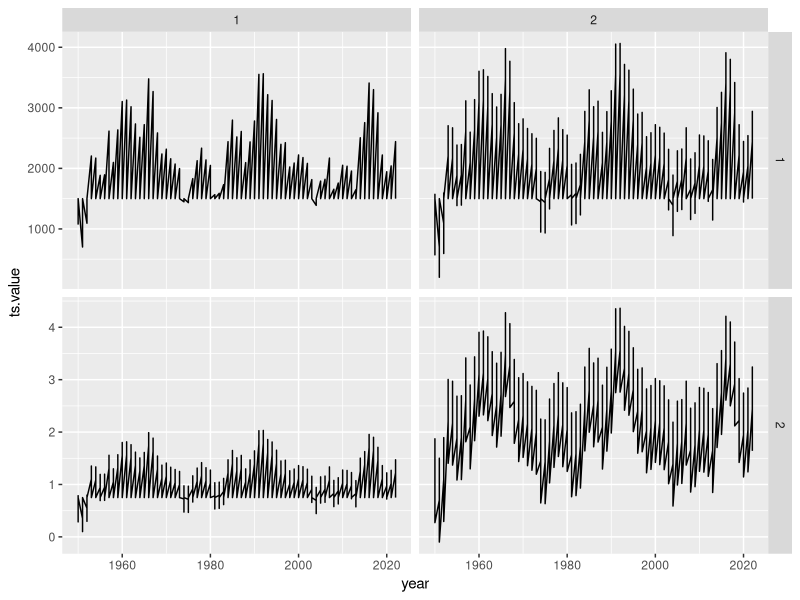
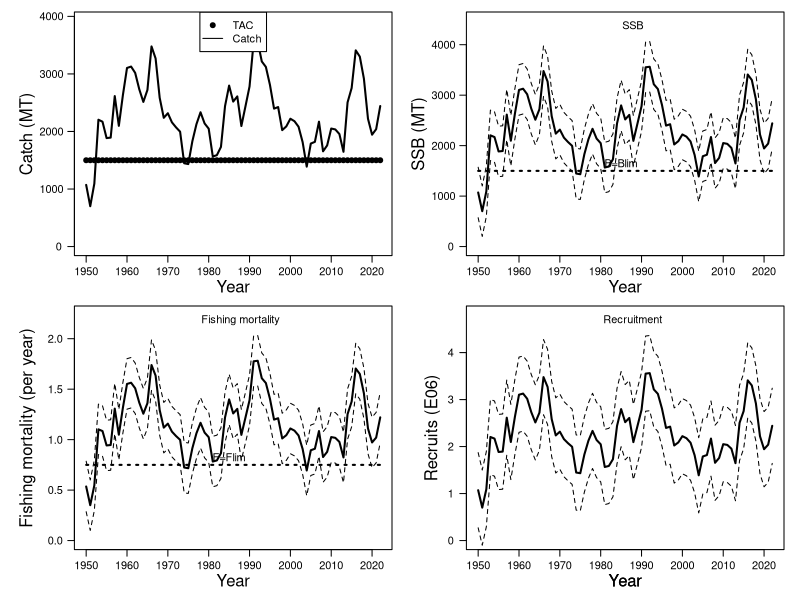

Here is the R script that generated these plots, in order:
##
## simulated outputs from a population model
##
## this simulated dataset will have all possible types of values for the proposed 4-panel template

## name of the 4 panels
categories <- c("Catch","SSB","Fishing","Recruitment")
years <- 1950:2022

set.seed(1234)
ts1 <- 2000 + (arima.sim(list(order = c(1,0,0), ar = 0.9), n = length(years))*400)
ts2 <- rep(1500, length(years))

sim.df <-
  rbind(
    data.frame(
      row.number=1,
      col.number=1,
      panel.category=rep(categories[1], length(years)*2),
      year=rep(years, 2),
      ts.name=rep(c("Catch-MT","TAC-MT"), each=length(years)),
      ts.value=c(ts1,ts2)
    ),
    data.frame(
      row.number=1,
      col.number=2,
      panel.category=rep(categories[2], length(years)*4),
      year=rep(years, 4),
      ts.name=rep(c("SSB-MT","SSBlow-MT","SSBhigh-MT","SSBlim-MT"), each=length(years)),
      ts.value=c(ts1,ts1+500, ts1-500, ts2)
    ),
    data.frame(
      row.number=2,
      col.number=1,
      panel.category=rep(categories[3], length(years)*4),
      year=rep(years, 4),
      ts.name=rep(c("F-1/yr","Flow-1/yr","Fhigh-1/yr","Flim-1/yr"), each=length(years)),
      ts.value=c(ts1/2000,(ts1+500)/2000, (ts1-500)/2000, ts2/2000)
    ),
    data.frame(
      row.number=2,
      col.number=2,
      panel.category=rep(categories[4], length(years)*3),
      year=rep(years, 3),
      ts.name=rep(c("R-E06","Rlow-E06","Rhigh-E06"), each=length(years)),
      ts.value=c(ts1/0.001,(ts1/0.001)+8E5, (ts1/0.001)-8E5)/1E6
    )
  )



library(ggplot2)

g <- ggplot(data=sim.df, aes(x=year, y=ts.value)) +
  facet_grid(rows=vars(row.number), cols=vars(col.number), scales="free") +
  geom_line()
g

four.panel.fct <- function(in.df){## in base R
mm <- matrix(c(rep(0,5),0,1,0,2,0,rep(0,5),0,3,0,4,0,rep(0,5)), nc=5, byrow = TRUE)
ll <- layout(mm, widths=c(0.06,0.43,0.06,0.43,0.02), heights=c(c(0.02,0.45,0.04,0.45,0.04))) # layout.show(ll)
par(mar=c(2,2,0,0))
# top-left panel
idx <- which(in.df$panel.category=="Catch")
yl <- c(0,max(in.df[idx,"ts.value"])*1.1)
idx <- which(in.df$panel.category=="Catch" & in.df$ts.name=="Catch-MT")
plot(ts.value~year, data=in.df[idx,], type='l', lwd=2, axes=FALSE, xlab="", ylab="", ylim=yl)
idx <- which(in.df$panel.category=="Catch" & in.df$ts.name=="TAC-MT")
points(ts.value~year, data=in.df[idx,], pch=19)

legend("top", c("TAC","Catch"), lty=c(0,1), pch=c(19,-1))
axis(side=1, padj=-0.5)
axis(side=2, las=1, hadj=0.9)
mtext(side=1, "Year", line=2)
mtext(side=2, "Catch (MT)", line=3)
box()

# top-right panel
idx <- which(in.df$panel.category=="SSB")
yl <- c(0,max(in.df[idx,"ts.value"])*1.1)
idx <- which(in.df$panel.category=="SSB" & in.df$ts.name=="SSB-MT")
plot(ts.value~year, data=in.df[idx,], type='l', lwd=2, axes=FALSE, xlab="", ylab="", ylim=yl)
idx <- which(in.df$panel.category=="SSB" & in.df$ts.name=="SSBlow-MT")
lines(ts.value~year, data=in.df[idx,], type='l', lty=2)
idx <- which(in.df$panel.category=="SSB" & in.df$ts.name=="SSBhigh-MT")
lines(ts.value~year, data=in.df[idx,], type='l', lty=2)
idx <- which(in.df$panel.category=="SSB" & in.df$ts.name=="SSBlim-MT")
lines(ts.value~year, data=in.df[idx,], type='l', lty=3, lwd=2)
text(years[floor(length(years)/2)], max(in.df[idx,"ts.value"])*1.1, "B=Blim")
axis(side=1, padj=-0.5)
axis(side=2, las=1, hadj=0.9)
mtext(side=1, "Year", line=2)
mtext(side=2, "SSB (MT)", line=3)
box()
legend("top", "SSB", bty="n")

## bottom-left panel
idx <- which(in.df$panel.category=="Fishing")
yl <- c(0,max(in.df[idx,"ts.value"])*1.1)
idx <- which(in.df$panel.category=="Fishing" & in.df$ts.name=="F-1/yr")
plot(ts.value~year, data=in.df[idx,], type='l', lwd=2, axes=FALSE, xlab="", ylab="", ylim=yl)
idx <- which(in.df$panel.category=="Fishing" & in.df$ts.name=="Flow-1/yr")
lines(ts.value~year, data=in.df[idx,], type='l', lty=2)
idx <- which(in.df$panel.category=="Fishing" & in.df$ts.name=="Fhigh-1/yr")
lines(ts.value~year, data=in.df[idx,], type='l', lty=2)
idx <- which(in.df$panel.category=="Fishing" & in.df$ts.name=="Flim-1/yr")
lines(ts.value~year, data=in.df[idx,], type='l', lty=3, lwd=2)
text(years[floor(length(years)/2)], max(in.df[idx,"ts.value"])*1.1, "F=Flim")
axis(side=1, padj=-0.5)
axis(side=2, las=1, hadj=0.9)
mtext(side=1, "Year", line=2)
mtext(side=2, "Fishing mortality (per year)", line=3)

box()
legend("top", "Fishing mortality", bty="n")

## bottom-right panel
idx <- which(in.df$panel.category=="Recruitment")
yl <- c(0,max(in.df[idx,"ts.value"])*1.1)
idx <- which(in.df$panel.category=="Recruitment" & in.df$ts.name=="R-E06")
plot(ts.value~year, data=in.df[idx,], type='l', lwd=2, axes=FALSE, xlab="", ylab="", ylim=yl)
idx <- which(in.df$panel.category=="Recruitment" & in.df$ts.name=="Rlow-E06")
lines(ts.value~year, data=in.df[idx,], type='l', lty=2)
idx <- which(in.df$panel.category=="Recruitment" & in.df$ts.name=="Rhigh-E06")
lines(ts.value~year, data=in.df[idx,], type='l', lty=2)
axis(side=1, padj=-0.5)
mtext(side=1, "Year", line=2)
axis(side=2, las=1, hadj=0.9)
mtext(side=1, "Year", line=2)
mtext(side=2, "Recruits (E06)", line=2)
box()
legend("top", "Recruitment", bty="n")

}

tiff.fn <- "CSAS-template-4-panel-figure-for-SAR.tiff"

tiff(tiff.fn, width=2000, height=2000, res=300, compression="lzw")
four.panel.fct(sim.df)
dev.off()

